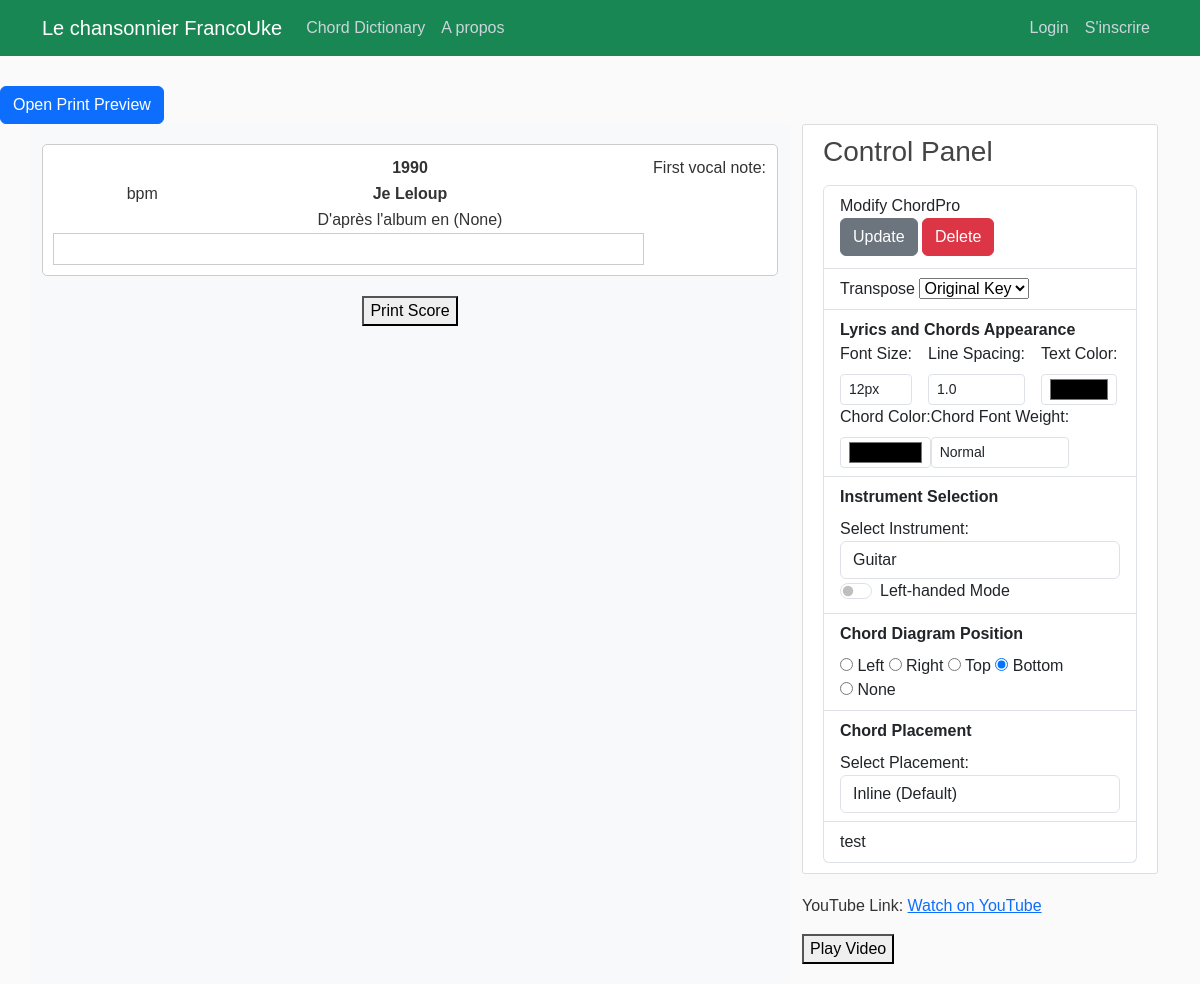
The page /score/385/ on the database its author committed.
### songbook/models.py (models this page shows, shortened)
class Song(models.Model):
    songTitle = models.CharField(max_length=100, blank=True, null=True)
    songChordPro = models.TextField()  # Original
    lyrics_with_chords = models.JSONField(null=True, blank=True)
    metadata = models.JSONField(blank=True, null=True)  # Stores metadata as JSON
    date_posted = models.DateField(default=timezone.now)
    contributor = models.ForeignKey(User, on_delete=models.CASCADE)
    abc_notation = models.TextField(blank=True, null=True, help_text="Optional ABC notation for this song.")
    tags = TaggableManager(blank=True)

### songbook/views.py (the view)
# urls.py: path('score/<int:pk>/', ScoreView.as_view(),name='score'),
class ScoreView(DetailView):
    model = Song
    template_name = 'songbook/song_simplescore.html'  # Temporary template for experiments
    context_object_name = 'score'
    def get_context_data(self, **kwargs):
        context = super().get_context_data(**kwargs)
        if self.request.user.is_authenticated:
            preferences, created = UserPreference.objects.get_or_create(user=self.request.user)
            context["preferences"] = preferences
        else:
            context["preferences"] = None  # Handle unauthenticated users if necessary
        return context

### songbook/templates/songbook/song_simplescore.html (shortened to what this page needs)
{% load static %}
<!DOCTYPE html>
<html lang="en">
<head>
<link href="https://cdn.jsdelivr.net/npm/bootstrap@5.3.3/dist/css/bootstrap.min.css" rel="stylesheet">
    {% if pdf_generation %}
        <link rel="stylesheet" href="file://{{ STATIC_ROOT }}/songbook/main.css">
        <link rel="stylesheet" href="file://{{ STATIC_ROOT }}/songbook/song_simplescore.css">
    {% else %}
        <link rel="stylesheet" type="text/css" href="{% static 'songbook/main.css' %}">
        <link rel="stylesheet" href="{% static 'songbook/song_simplescore.css' %}">
    {% endif %}
</head>
<body>
    <header class="site-header">
        {% include "partials/_navbar.html" %}
      </header>
      <button type="button" class="btn btn-primary mt-3" data-bs-toggle="modal" data-bs-target="#printPreviewModal">
        Open Print Preview
    </button>
      <main role="main" class="container">
        <div class="row">
            <div class="col-8 bg-light">
                <div id="printableScore" style="background-color:#FFF; padding: 10px; border: 1px solid #ccc; border-radius: 5px; max-width: 800px; margin: 20px auto;">
                    <table id="song_header" table table-borderless style="width: 100%; margin: 0 auto; padding: 1;">
                        <tbody>
                            <tr style="height:fit-content;">
                                <td class="col-3">
                                </td>
                                <td class="col-6" style="text-align: center; font-weight: bolder;">{{ score.songTitle }}</td>
                                <td class="col-3" style="text-align: right;">
                                    {% if score.metadata.1stnote %}
                                        First vocal note: {{ score.metadata.1stnote }}
                                    {% endif %}
                                </td>
                            </tr>
                            <tr>
                                <td class="col-sm-3">
                                    {% if score.metadata.tempo %}
                                        {{ score.metadata.tempo }} bpm
                                {% endif %}
                                    </td>
                                <td class="col-sm-6" style="text-align: center; font-weight: bolder;">{{ score.metadata.artist }}</td>
                                <td class="col-sm-3"></td>
                            </tr>
                            <tr>
                                <td colspan="3" style="text-align: center; " id="recording">D'après l'album {{ score.metadata.album }} en {{ score.metadata.key }} ({{ score.metadata.year }})</td>
                            </tr>
                        </tbody>
                    </table>
                <div id="lyrics-and-chords" class="row">
                    <div class="col-10">
                        <div id="lyrics-container" class="lyrics-container">
                        </div>
                    </div>
                    <div id="right-chord-diagram-placeholder" class="col-2"></div>
                </div>
            </div>
        <button onclick="printDiv('printableScore')" style="display: block; margin: 20px auto;">Print Score</button>
        </div>
            <div class="col-4">
                {% include "partials/_control_panel.html" %}
            </div>
    </main>
</body>
</html>

### songbook/static/songbook/main.css (style rules this page uses)
body { background: #fafafa; color: #333333; margin-top: 5rem; }
.lyrics-container { line-height: 1.0; }

### songbook/static/songbook/song_simplescore.css (style rules this page uses)
body { font-family: Arial, sans-serif; padding-top: 70px; margin: 0; }
#song_header { width: 100%; border-collapse: collapse; margin-bottom: 10px; }
#song_header td { padding: 1px; text-align: center; border: 0px solid #ddd; background-color: #fff; }
#song_header td[colspan="3"] { text-align: center; }
#chord-container, .lyrics-container { border: 1px solid #ccc; padding: 5px; background-color: #f9f9f9; }
.lyrics-container { background-color: #fff; padding: 15px; flex-grow: 1; transition:all 0.3 ease; }
.row > div:not(.lyrics-container) { text-align: left; }
#recording { text-align: center; }

### rows shown on the page
Song: songTitle "1990", metadata.artist "Je Leloup", metadata.year "None"
